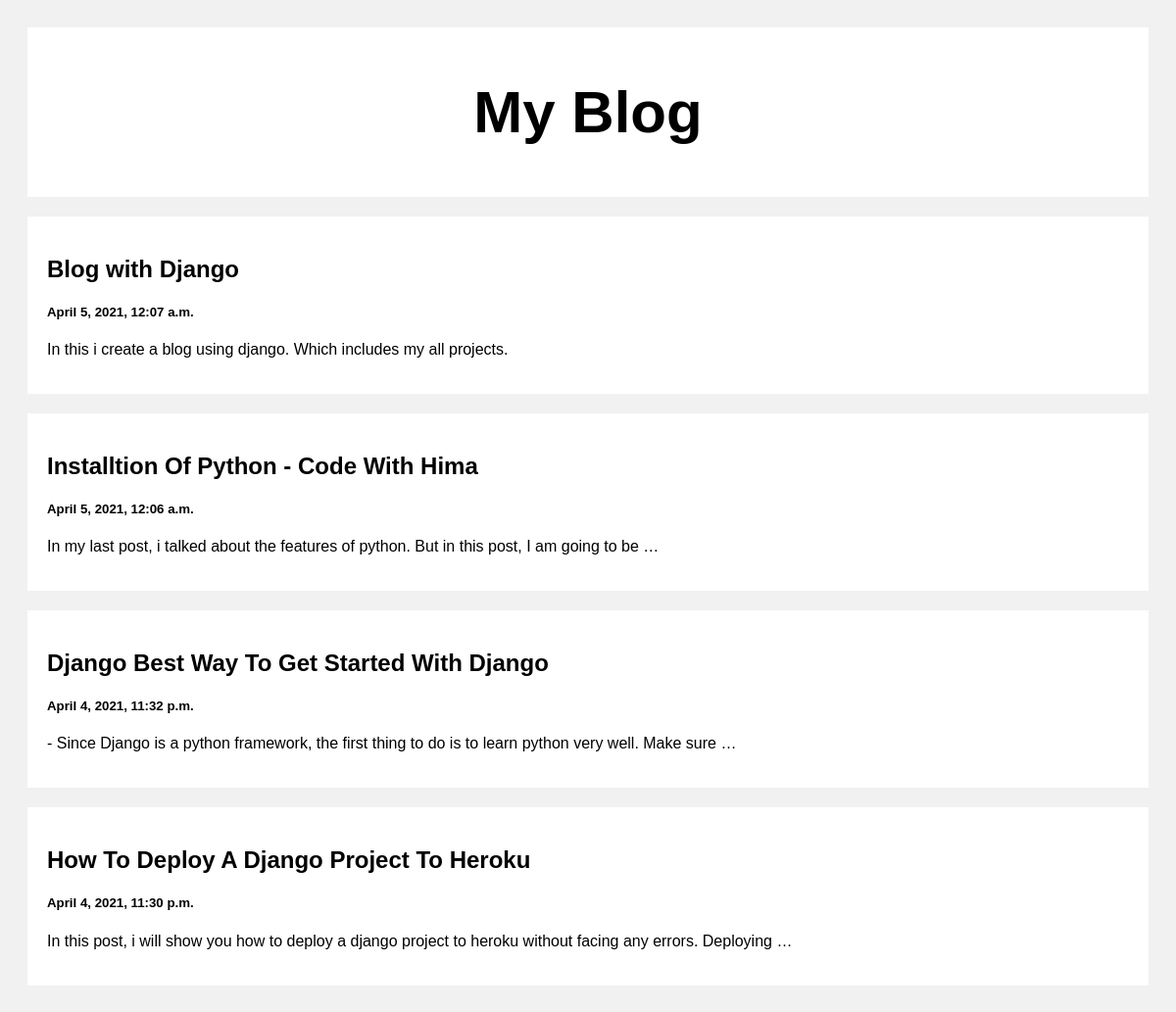
The page / on the database its author committed.
### posts/models.py (models this page shows)
class Post(models.Model):
    title = models.CharField(max_length=100)
    body = models.CharField(max_length=1000000)
    created_at = models.DateTimeField(default=datetime.now, blank=True)

### posts/views.py (the view)
# urls.py: path('', views.index, name='index'),
def index(request):
    posts = Post.objects.all()
    return render(request, 'index.html', {'posts': posts})

### templates/index.html (shortened to what this page needs)
<!DOCTYPE html>
<html>
<head>
</head>
<body>
<div class="header">
  <h2>My Blog</h2>
</div>
<div class="row">
  <div class="leftcolumn">
    {% for post in posts reversed %}
    <div class="card">
      <a style="text-decoration: none; color: black;" href="/post/{{post.id}}">
        <h2>{{post.title}}</h2>
        <h5>{{post.created_at}}</h5>
        <p>{{post.body|truncatewords:20}}</p>
      </a>
    </div>
    {% endfor %}
  </div>
</div>
</body>
</html>

### templates/index.html (style rules this page uses)
* { box-sizing: border-box; }
body { font-family: Arial; padding: 20px; background: #f1f1f1; }
.header { padding: 2px; font-size: 40px; text-align: center; background: white; }
.leftcolumn { float: left; width: 100%; }
.card { background-color: white; padding: 20px; margin-top: 20px; }
.row:after { content: ""; display: table; clear: both; }

### rows shown on the page
Post: title "Blog with Django", created_at "April 5, 2021, 12:07 a.m.", body "In this i create a blog using django. Which includes my all projects."
Post: title "Installtion Of Python - Code With Hima", created_at "April 5, 2021, 12:06 a.m.", body "In my last post, i talked about the features of python. But in this post, I am going to be …"
Post: title "Django Best Way To Get Started With Django", created_at "April 4, 2021, 11:32 p.m.", body "- Since Django is a python framework, the first thing to do is to learn python very well. Make sure …"
Post: title "How To Deploy A Django Project To Heroku", created_at "April 4, 2021, 11:30 p.m.", body "In this post, i will show you how to deploy a django project to heroku without facing any errors. Deploying …"
